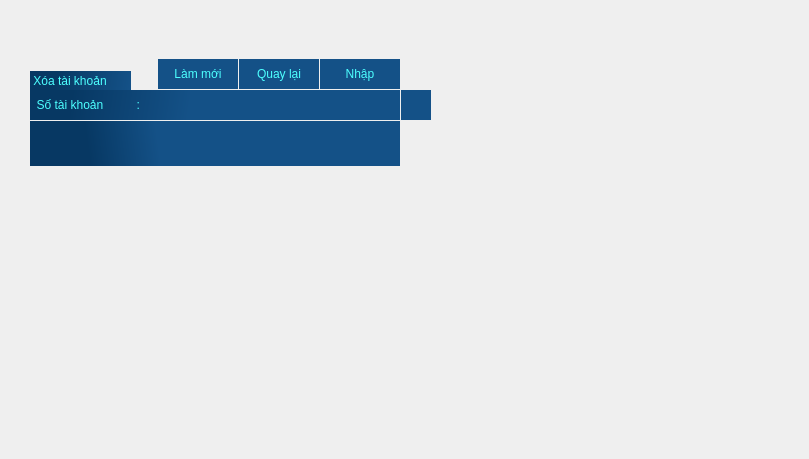
    <widget class="QWidget" name="delete_account_screen">
     <widget class="QLabel" name="credit_10">
      <property name="geometry">
       <rect>
        <x>20</x>
        <y>0</y>
        <width>500</width>
        <height>90</height>
       </rect>
      </property>
      <property name="styleSheet">
       <string notr="true"/>
      </property>
      <property name="text">
       <string/>
      </property>
      <property name="pixmap">
       <pixmap>UI/credit.png</pixmap>
      </property>
     </widget>
     <widget class="QLabel" name="screen_10">
      <property name="geometry">
       <rect>
        <x>0</x>
        <y>0</y>
        <width>800</width>
        <height>450</height>
       </rect>
      </property>
      <property name="autoFillBackground">
       <bool>true</bool>
      </property>
      <property name="text">
       <string/>
      </property>
      <property name="pixmap">
       <pixmap>UI/screen.png</pixmap>
      </property>
     </widget>
     <widget class="QPushButton" name="delete_account_return_button">
      <property name="geometry">
       <rect>
        <x>239</x>
        <y>59</y>
        <width>80</width>
        <height>30</height>
       </rect>
      </property>
      <property name="styleSheet">
       <string notr="true">font: 25 16pt &quot;Corbel Light&quot;;
color: rgb(76, 255, 255);
background-color: qlineargradient(spread:pad, x1:0, y1:0.528682, x2:0.347318, y2:0.523, stop:0.4375 rgba(20, 81, 135, 255), stop:1 rgba(20, 81, 135, 255));
border:rgb(15, 110, 199);</string>
      </property>
      <property name="text">
       <string>Quay lại</string>
      </property>
     </widget>
     <widget class="QPushButton" name="delete_account_refresh_button">
      <property name="enabled">
       <bool>true</bool>
      </property>
      <property name="geometry">
       <rect>
        <x>158</x>
        <y>59</y>
        <width>80</width>
        <height>30</height>
       </rect>
      </property>
      <property name="styleSheet">
       <string notr="true">font: 25 16pt &quot;Corbel Light&quot;;
color: rgb(76, 255, 255);
background-color: qlineargradient(spread:pad, x1:0, y1:0.528682, x2:0.347318, y2:0.523, stop:0.4375 rgba(20, 81, 135, 255), stop:1 rgba(20, 81, 135, 255));
border:rgb(15, 110, 199);</string>
      </property>
      <property name="text">
       <string>Làm mới</string>
      </property>
     </widget>
     <widget class="QPushButton" name="delete_account_confirm">
      <property name="geometry">
       <rect>
        <x>320</x>
        <y>59</y>
        <width>80</width>
        <height>30</height>
       </rect>
      </property>
      <property name="styleSheet">
       <string notr="true">font: 25 16pt &quot;Corbel Light&quot;;
color: rgb(76, 255, 255);
background-color: qlineargradient(spread:pad, x1:0, y1:0.528682, x2:0.347318, y2:0.523, stop:0.4375 rgba(20, 81, 135, 255), stop:1 rgba(20, 81, 135, 255));
border:rgb(15, 110, 199);</string>
      </property>
      <property name="text">
       <string>Nhập</string>
      </property>
     </widget>
     <widget class="QLabel" name="delete_account_hint">
      <property name="geometry">
       <rect>
        <x>30</x>
        <y>90</y>
        <width>160</width>
        <height>30</height>
       </rect>
      </property>
      <property name="styleSheet">
       <string notr="true">font: 25 16pt &quot;Corbel Light&quot;;
color: rgb(76, 255, 255);
alternate-background-color: rgb(4, 168, 217);
selection-color: rgb(10, 69, 127);
background-color: qlineargradient(spread:pad, x1:0.25, y1:0.528682, x2:1, y2:0.551, stop:0 rgba(7, 56, 99, 255), stop:1 rgba(20, 81, 135, 255));
border:rgb(15, 110, 199);</string>
      </property>
      <property name="text">
       <string>  Số tài khoản          :</string>
      </property>
     </widget>
     <widget class="QLabel" name="delete_account_report">
      <property name="geometry">
       <rect>
        <x>30</x>
        <y>121</y>
        <width>370</width>
        <height>45</height>
       </rect>
      </property>
      <property name="styleSheet">
       <string notr="true">font: 14pt &quot;MS Reference Sans Serif&quot;;
color: rgb(76, 255, 255);
alternate-background-color: rgb(4, 168, 217);
selection-color: rgb(10, 69, 127);
background-color: qlineargradient(spread:pad, x1:0.006, y1:0.528682, x2:0.347318, y2:0.523, stop:0.4375 rgba(7, 56, 99, 255), stop:1 rgba(20, 81, 135, 255));
border:rgb(15, 110, 199);</string>
      </property>
      <property name="text">
       <string/>
      </property>
     </widget>
     <widget class="QLabel" name="delete_account_label">
      <property name="geometry">
       <rect>
        <x>30</x>
        <y>71</y>
        <width>101</width>
        <height>19</height>
       </rect>
      </property>
      <property name="styleSheet">
       <string notr="true">font: 75 11pt &quot;MS Shell Dlg 2&quot;;
color: rgb(76, 255, 255);
alternate-background-color: rgb(4, 168, 217);
selection-color: rgb(10, 69, 127);
background-color: qlineargradient(spread:pad, x1:0.25, y1:0.528682, x2:1, y2:0.551, stop:0 rgba(7, 56, 99, 255), stop:1 rgba(20, 81, 135, 255));
border:rgb(15, 110, 199);</string>
      </property>
      <property name="text">
       <string> Xóa tài khoản</string>
      </property>
     </widget>
     <widget class="QLineEdit" name="delete_account_line">
      <property name="geometry">
       <rect>
        <x>190</x>
        <y>90</y>
        <width>210</width>
        <height>30</height>
       </rect>
      </property>
      <property name="styleSheet">
       <string notr="true">font: 14pt &quot;Microsoft YaHei&quot;;
color: rgb(76, 255, 255);
background-color: qlineargradient(spread:pad, x1:0, y1:0.528682, x2:0.347318, y2:0.523, stop:0.4375 rgba(20, 81, 135, 255), stop:1 rgba(20, 81, 135, 255));
border:rgb(15, 110, 199);</string>
      </property>
     </widget>
     <widget class="QLabel" name="delete_account_line_2">
      <property name="geometry">
       <rect>
        <x>401</x>
        <y>90</y>
        <width>30</width>
        <height>30</height>
       </rect>
      </property>
      <property name="styleSheet">
       <string notr="true">font: 14pt &quot;Microsoft YaHei&quot;;
color: rgb(76, 255, 255);
background-color: qlineargradient(spread:pad, x1:0, y1:0.528682, x2:0.347318, y2:0.523, stop:0.4375 rgba(20, 81, 135, 255), stop:1 rgba(20, 81, 135, 255));
border:rgb(15, 110, 199);</string>
      </property>
      <property name="text">
       <string/>
      </property>
     </widget>
     <zorder>screen_10</zorder>
     <zorder>credit_10</zorder>
     <zorder>delete_account_return_button</zorder>
     <zorder>delete_account_refresh_button</zorder>
     <zorder>delete_account_confirm</zorder>
     <zorder>delete_account_hint</zorder>
     <zorder>delete_account_report</zorder>
     <zorder>delete_account_label</zorder>
     <zorder>delete_account_line</zorder>
     <zorder>delete_account_line_2</zorder>
    </widget>
